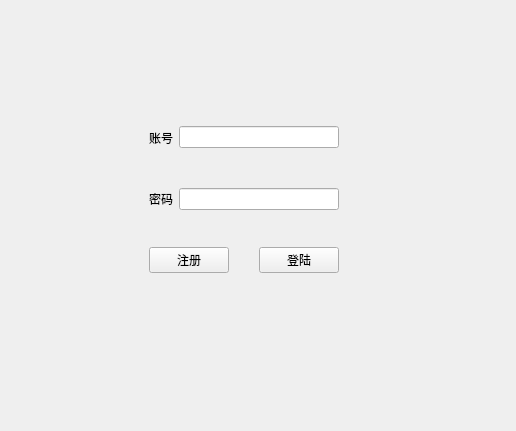
<?xml version="1.0" encoding="UTF-8"?>
<ui version="4.0">
 <class>Widget</class>
 <widget class="QWidget" name="Widget">
  <property name="geometry">
   <rect>
    <x>0</x>
    <y>0</y>
    <width>516</width>
    <height>431</height>
   </rect>
  </property>
  <property name="windowTitle">
   <string>Widget</string>
  </property>
  <widget class="QWidget" name="widget_3" native="true">
   <property name="geometry">
    <rect>
     <x>140</x>
     <y>110</y>
     <width>208</width>
     <height>178</height>
    </rect>
   </property>
   <layout class="QVBoxLayout" name="verticalLayout">
    <item>
     <widget class="QWidget" name="widget" native="true">
      <layout class="QHBoxLayout" name="horizontalLayout">
       <item>
        <widget class="QLabel" name="label">
         <property name="text">
          <string>账号</string>
         </property>
        </widget>
       </item>
       <item>
        <widget class="QLineEdit" name="lineEdit"/>
       </item>
      </layout>
     </widget>
    </item>
    <item>
     <widget class="QWidget" name="widget_2" native="true">
      <layout class="QHBoxLayout" name="horizontalLayout_2">
       <item>
        <widget class="QLabel" name="label_2">
         <property name="text">
          <string>密码</string>
         </property>
        </widget>
       </item>
       <item>
        <widget class="QLineEdit" name="lineEdit_2"/>
       </item>
      </layout>
     </widget>
    </item>
    <item>
     <widget class="QWidget" name="widget_4" native="true">
      <layout class="QHBoxLayout" name="horizontalLayout_3">
       <item>
        <widget class="QPushButton" name="pushButton">
         <property name="text">
          <string>注册</string>
         </property>
        </widget>
       </item>
       <item>
        <spacer name="horizontalSpacer">
         <property name="orientation">
          <enum>Qt::Horizontal</enum>
         </property>
         <property name="sizeHint" stdset="0">
          <size>
           <width>40</width>
           <height>20</height>
          </size>
         </property>
        </spacer>
       </item>
       <item>
        <widget class="QPushButton" name="pushButton_2">
         <property name="text">
          <string>登陆</string>
         </property>
        </widget>
       </item>
      </layout>
     </widget>
    </item>
   </layout>
  </widget>
 </widget>
 <resources/>
 <connections/>
</ui>
